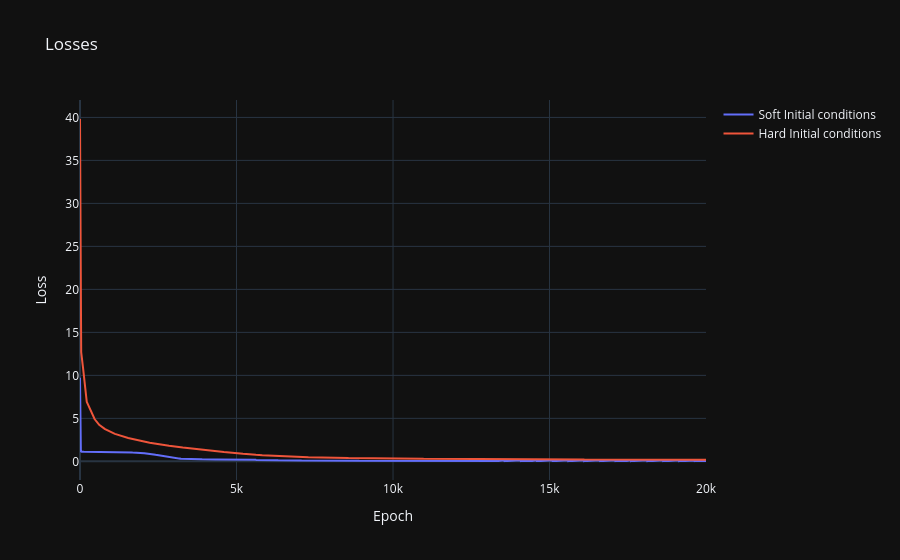

Notebook source saved alongside this figure:
### Code cell
fig = go.Figure()
fig.add_scatter(y=loss_list, mode='lines', name='Soft Initial conditions')
fig.add_scatter(y=loss_list_hard, mode='lines', name='Hard Initial conditions')
fig.update_layout(
    title="Losses",
    xaxis_title="Epoch",
    yaxis_title="Loss",
    template="plotly_dark"
)
fig.show()

### Figure 1 — Plotly figure (JSON) as saved in the notebook; plotly's stock layout.template omitted (floating-point values rounded to 4 significant figures; data arrays with more than 128 entries replaced by an {"elided": "..."} marker saying what was removed)
{"data": [{"mode": "lines", "name": "Soft Initial conditions", "type": "scatter", "y": {"elided": "20000 float values"}}, {"mode": "lines", "name": "Hard Initial conditions", "type": "scatter", "y": {"elided": "20000 float values"}}], "layout": {"title": {"text": "Losses"}, "xaxis": {"title": {"text": "Epoch"}}, "yaxis": {"title": {"text": "Loss"}}}}
